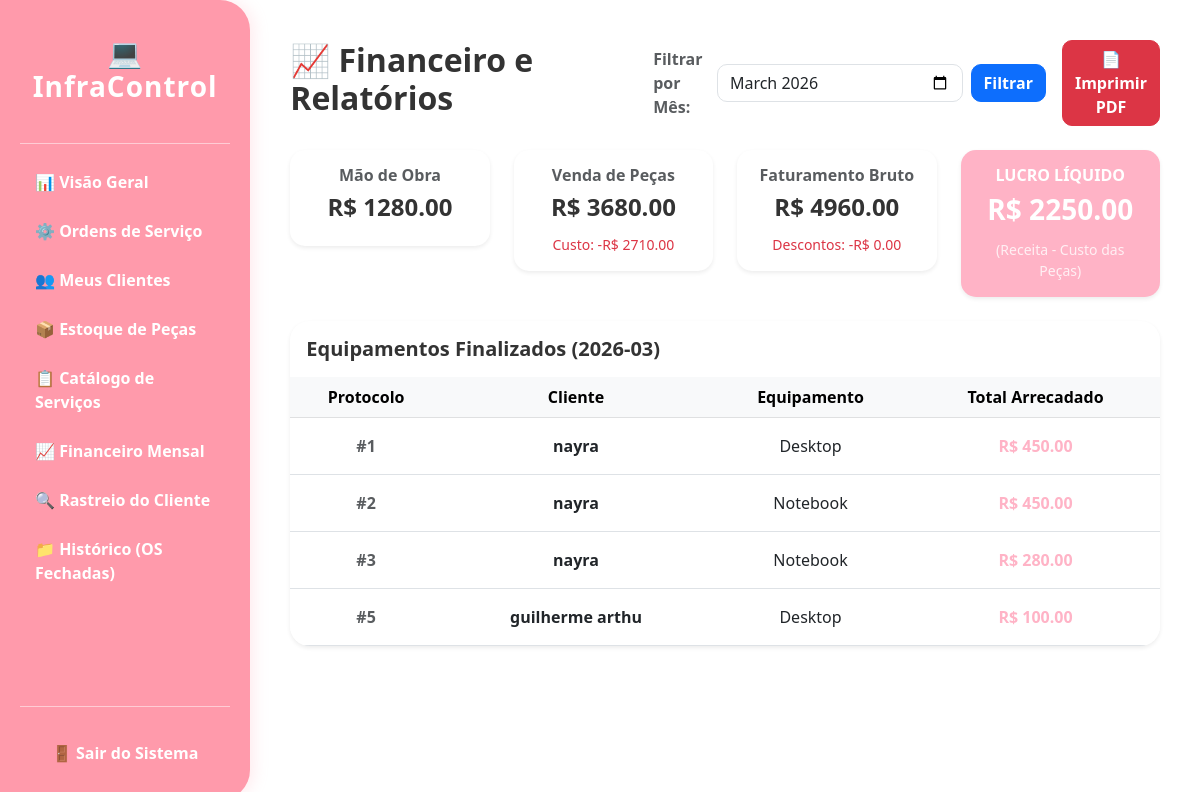
The app's page /relatorios (signed in), older data.
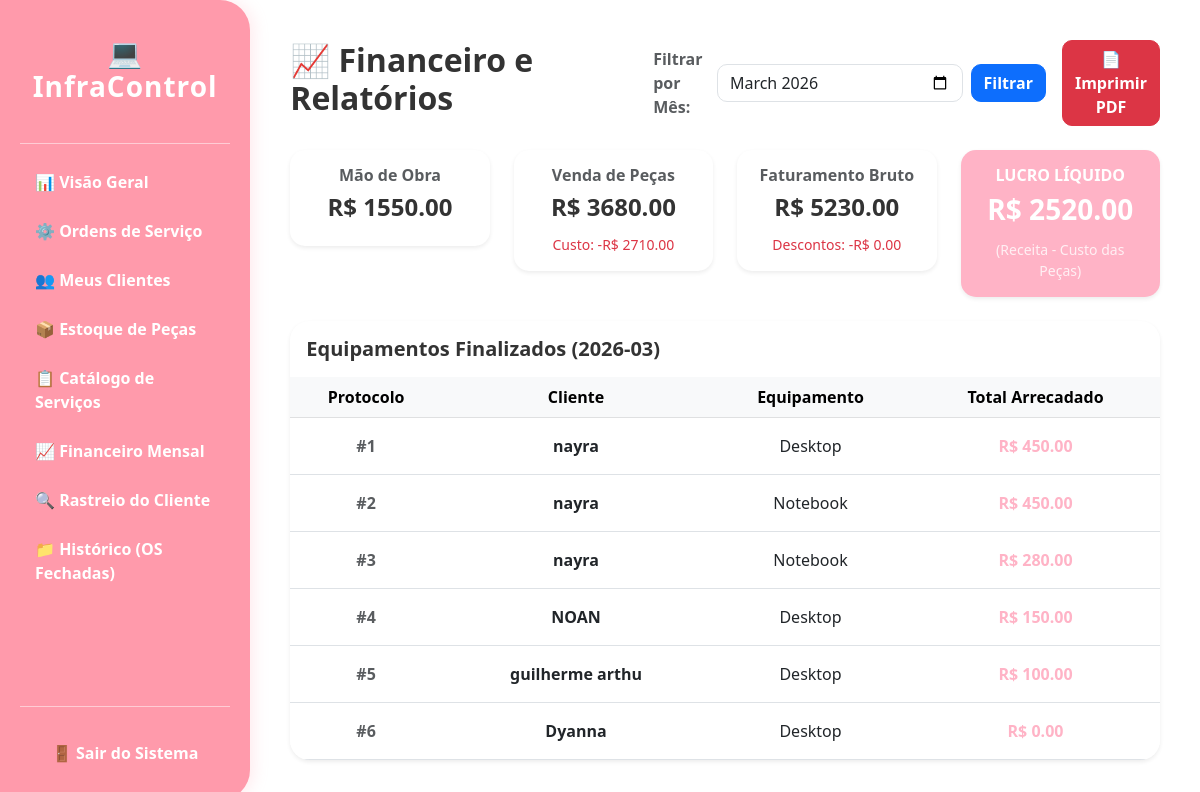
The same page, newer data.
### models.py (models this page shows)
class OrdemServico(db.Model):
    id = db.Column(db.Integer, primary_key=True)
    equipamento = db.Column(db.String(150), nullable=False)
    marca = db.Column(db.String(100))
    tipo_manutencao = db.Column(db.String(50))
    descricao_problema = db.Column(db.Text)
    diagnostico_ia = db.Column(db.Text)
    valor = db.Column(db.Float, default=0.0)
    desconto = db.Column(db.Float, default=0.0)
    status = db.Column(db.String(50), default='Aberto')
    data_abertura = db.Column(db.DateTime, default=datetime.utcnow)
    data_garantia = db.Column(db.DateTime)
    cliente_id = db.Column(db.Integer, db.ForeignKey('cliente.id'), nullable=False)
    foto_antes = db.Column(db.String(255))
    nota_cliente = db.Column(db.Integer)
    comentario_cliente = db.Column(db.Text)
    itens = db.relationship('ItemOS', backref='ordem', lazy=True, cascade="all, delete-orphan")
    servicos_feitos = db.relationship('ItemServicoOS', backref='ordem', lazy=True, cascade="all, delete-orphan")

class Cliente(db.Model):
    id = db.Column(db.Integer, primary_key=True)
    nome = db.Column(db.String(150), nullable=False)
    email = db.Column(db.String(150))
    telefone = db.Column(db.String(20), nullable=False)
    ordens = db.relationship('OrdemServico', backref='cliente', lazy=True)

### app.py (the view)
@app.route('/relatorios', methods=['GET'])
@login_required
def relatorios():
    mes_atual = datetime.now().strftime('%Y-%m')
    filtro_mes = request.args.get('mes', mes_atual)
    ordens = OrdemServico.query.filter(OrdemServico.status == 'Finalizado', OrdemServico.data_abertura.like(f'{filtro_mes}%')).all()
    receita_servicos = sum((o.valor + sum(s.valor_cobrado for s in o.servicos_feitos)) for o in ordens)
    receita_pecas = sum(item.valor_total for o in ordens for item in o.itens)
    custo_pecas = sum((item.peca.valor_custo * item.quantidade) for o in ordens for item in o.itens if item.peca)
    descontos = sum(o.desconto or 0 for o in ordens)
    faturamento_bruto = receita_servicos + receita_pecas - descontos
    lucro_liquido = faturamento_bruto - custo_pecas
    financeiro = {
        'servicos': receita_servicos, 'venda_pecas': receita_pecas, 'descontos': descontos,
        'faturamento': faturamento_bruto, 'custo_pecas': custo_pecas, 'lucro': lucro_liquido
    }
    return render_template('relatorios.html', ordens=ordens, financeiro=financeiro, mes_selecionado=filtro_mes)

### app.py (called while the page is built)
@login_manager.user_loader
def load_user(user_id): return User.query.get(int(user_id))

### templates/relatorios.html
{% extends "base.html" %}
{% block content %}
<div class="d-flex justify-content-between align-items-center mb-4">
    <h2 style="font-weight: 700; color: #333;">📈 Financeiro e Relatórios</h2>
    <form class="d-flex align-items-center gap-2" method="GET" action="{{ url_for('relatorios') }}">
        <label class="fw-bold text-muted">Filtrar por Mês:</label>
        <input type="month" name="mes" class="form-control" value="{{ mes_selecionado }}" required style="border-radius: 10px;">
        <button type="submit" class="btn btn-primary fw-bold" style="border-radius: 10px;">Filtrar</button>
        <a href="{{ url_for('relatorio_pdf', mes=mes_selecionado) }}" class="btn btn-danger fw-bold ms-2" style="border-radius: 10px;">📄 Imprimir PDF</a>
    </form>
</div>
<div class="row mb-4">
    <div class="col-md-3">
        <div class="card border-0 shadow-sm p-3 text-center" style="border-radius: 15px; border-bottom: 5px solid #ffb3c6;">
            <h6 class="text-muted fw-bold">Mão de Obra</h6>
            <h4 class="fw-bold" style="color: #333;">R$ {{ "%.2f"|format(financeiro.servicos) }}</h4>
        </div>
    </div>
    <div class="col-md-3">
        <div class="card border-0 shadow-sm p-3 text-center" style="border-radius: 15px; border-bottom: 5px solid var(--primary);">
            <h6 class="text-muted fw-bold">Venda de Peças</h6>
            <h4 class="fw-bold" style="color: #333;">R$ {{ "%.2f"|format(financeiro.venda_pecas) }}</h4>
            <small class="text-danger mt-1">Custo: -R$ {{ "%.2f"|format(financeiro.custo_pecas) }}</small>
        </div>
    </div>
    <div class="col-md-3">
        <div class="card border-0 shadow-sm p-3 text-center" style="border-radius: 15px; border-bottom: 5px solid #ff4d6d;">
            <h6 class="text-muted fw-bold">Faturamento Bruto</h6>
            <h4 class="fw-bold" style="color: #333;">R$ {{ "%.2f"|format(financeiro.faturamento) }}</h4>
            <small class="text-danger mt-1">Descontos: -R$ {{ "%.2f"|format(financeiro.descontos) }}</small>
        </div>
    </div>
    <div class="col-md-3">
        <div class="card border-0 shadow-sm p-3 text-center" style="border-radius: 15px; background-color: var(--primary); color: white;">
            <h6 class="fw-bold text-white">LUCRO LÍQUIDO</h6>
            <h3 class="fw-bold text-white">R$ {{ "%.2f"|format(financeiro.lucro) }}</h3>
            <small class="text-white mt-1" style="opacity: 0.8;">(Receita - Custo das Peças)</small>
        </div>
    </div>
</div>
<div class="card border-0 shadow-sm" style="border-radius: 20px; overflow: hidden;">
    <div class="card-header bg-white p-3 border-0">
        <h5 class="fw-bold m-0" style="color: #333;">Equipamentos Finalizados ({{ mes_selecionado }})</h5>
    </div>
    <table class="table table-hover m-0 align-middle text-center">
        <thead class="table-light"><tr><th>Protocolo</th><th>Cliente</th><th>Equipamento</th><th>Total Arrecadado</th></tr></thead>
        <tbody>
            {% for o in ordens %}
            <tr>
                <td class="p-3 text-muted fw-bold">#{{ o.id }}</td>
                <td class="p-3"><strong>{{ o.cliente.nome }}</strong></td>
                <td class="p-3">{{ o.equipamento }}</td>
                <td class="p-3 fw-bold" style="color: var(--primary);">
                    {% set soma_pecas = 0 %}{% for i in o.itens %}{% set soma_pecas = soma_pecas + i.valor_total %}{% endfor %}
                    R$ {{ "%.2f"|format((o.valor + soma_pecas) - (o.desconto or 0)) }}
                </td>
            </tr>
            {% else %}<tr><td colspan="4" class="p-5 text-muted">Nenhum conserto finalizado neste mês.</td></tr>{% endfor %}
        </tbody>
    </table>
</div>
{% endblock %}

Row changes from the older to the newer data that the page shows:
now on this page (row edited): OrdemServico: id "4", cliente.nome "NOAN", equipamento "Desktop", (o.valor+soma_pecas)-(o.descontoor0) "150.00"
added OrdemServico: id "6", cliente.nome "Dyanna", equipamento "Desktop", (o.valor+soma_pecas)-(o.descontoor0) "0.00"
Text that changed along with them:
{{ "%.2f"|format(financeiro.servicos) }}: "1280.00" → "1550.00"
{{ "%.2f"|format(financeiro.faturamento) }}: "4960.00" → "5230.00"
{{ "%.2f"|format(financeiro.lucro) }}: "2250.00" → "2520.00"
